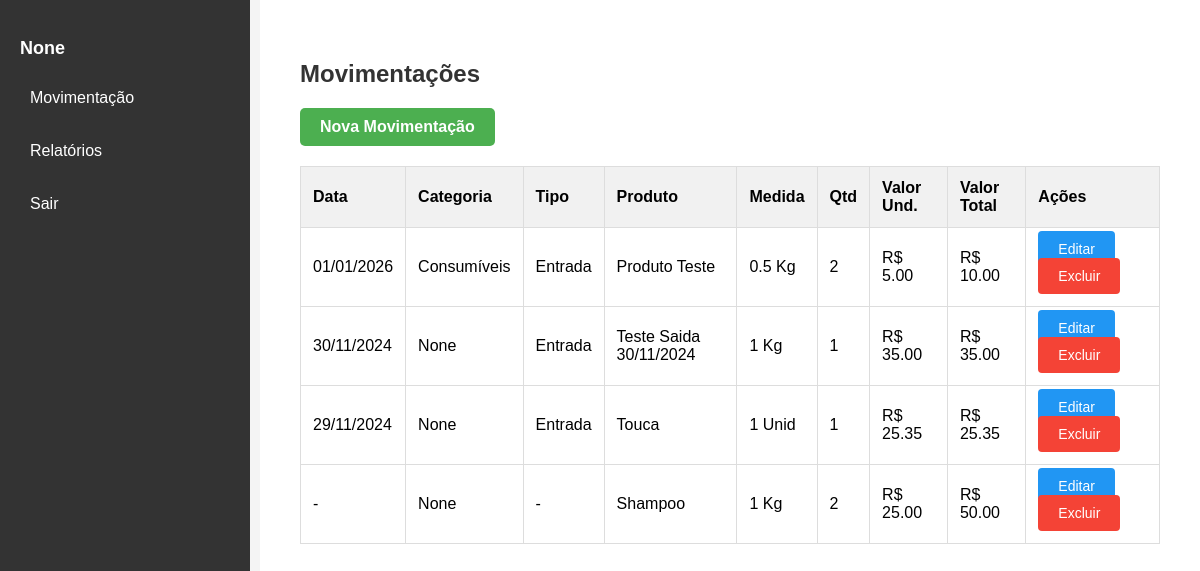
Page /movimentacao on the committed database.
### tables this page shows
CREATE TABLE movimentacoes (
            id INTEGER PRIMARY KEY AUTOINCREMENT,
            produto TEXT NOT NULL,
            marca TEXT NOT NULL,
            tipo_medida TEXT NOT NULL,
            medida TEXT NOT NULL,
            quantidade INTEGER NOT NULL,
            valor_unidade REAL NOT NULL,
            valor_total REAL NOT NULL
        , data_compra DATE, tipo TEXT, categoria TEXT);

### app.py (the view)
@app.route('/movimentacao', methods=['GET', 'POST'])
def movimentacao():
    user_name = session.get('user_name')  # Supondo que o nome do usuário esteja armazenado na sessão
    conexao = sqlite3.connect('banco.db')
    conexao.row_factory = sqlite3.Row  # Aqui configuramos para retornar linhas como dicionários
    cursor = conexao.cursor()
    cursor.execute('SELECT * FROM movimentacoes ORDER BY id DESC')
    movimentacoes = cursor.fetchall()
    conexao.close()  # Fechando a conexão com o banco de dados
    return render_template('movimentacao.html', movimentacoes=movimentacoes, user_name=user_name)

### templates/movimentacao.html (shortened to what this page needs)
<!DOCTYPE html>
<html lang="pt-br">
<head>
    <link rel="stylesheet" href="{{ url_for('static', filename='css/dashboard.css') }}">
</head>
<body class="dashboard-page">
    {% include 'menu.html' %}
    <div class="content">
        <h2>Movimentações</h2>
        <a href="{{ url_for('cadastro_movimentacao') }}" class="btn-new-entry">Nova Movimentação</a>
        <table>
            <thead>
                <tr>
                    <th>Data</th>
                    <th>Categoria</th>
                    <th>Tipo</th>
                    <th>Produto</th>
                    <th>Medida</th>
                    <th>Qtd</th>
                    <th>Valor Und.</th>
                    <th>Valor Total</th>
                    <th>Ações</th>
                </tr>
            </thead>
            <tbody>
                {% for movimentacao in movimentacoes %}
                <tr>
                    <td>
                        {% if movimentacao.data_compra %}
                            {{ movimentacao.data_compra[8:10] + '/' + movimentacao.data_compra[5:7] + '/' + movimentacao.data_compra[0:4] }}
                        {% else %}
                            -
                        {% endif %}
                    </td>
                    <td>{{ movimentacao.categoria }}</td>
                    <td>{% if movimentacao.tipo %}
                            {{ movimentacao.tipo }}
                        {% else %}
                            -
                        {% endif %}
                    </td>
                    <td>{{ movimentacao.produto }}</td>
                    <td>{{ movimentacao.medida }}  {{ movimentacao.tipo_medida }}</td>
                    <td>{{ movimentacao.quantidade }}</td>
                    <td>R$ {{ '%.2f' % movimentacao.valor_unidade }}</td>
                    <td>R$ {{ '%.2f' % movimentacao.valor_total }}</td>
                    <td>
                        <a href="{{ url_for('editar_movimentacao', id=movimentacao.id) }}" class="btn-edit">Editar</a>
                        <form action="{{ url_for('excluir_movimentacao', id=movimentacao.id) }}" method="POST" style="display:inline;">
                            <button type="submit" class="btn-delete">Excluir</button>
                        </form>
                    </td>
                </tr>
                {% endfor %}
            </tbody>
        </table>
    </div>
</body>
</html>

### templates/menu.html (shortened to what this page needs)
<link rel="stylesheet" href="{{ url_for('static', filename='css/menu.css') }}">
<div class="sidebar">
    <h3>{{ user_name }}</h3>
    <ul>
        <li><a href="/movimentacao">Movimentação</a></li>
        <li><a href="/relatorios">Relatórios</a></li>
        <li><a href="/logout">Sair</a></li>
    </ul>
</div>

### static/css/dashboard.css (style rules this page uses)
body.dashboard-page { font-family: Arial, sans-serif; margin: 0; padding: 0; display: flex; height: 100vh; background-color: #f4f4f4; }
.sidebar { background-color: #333; color: #fff; width: 250px; height: 100%; position: fixed; top: 0; left: 0; padding: 20px; box-sizing: border-box; }
.sidebar h3 { color: #fff; font-size: 20px; margin-bottom: 30px; text-transform: capitalize; }
.sidebar ul { list-style: none; padding: 0; }
.sidebar ul li { margin-bottom: 15px; }
.sidebar ul li a { color: #fff; text-decoration: none; font-size: 16px; display: block; padding: 10px; border-radius: 4px; transition: background-color 0.3s; }
.content { margin-left: 260px; padding: 40px; background-color: #fff; width: calc(100% - 260px); box-sizing: border-box; }
h2 { font-size: 24px; color: #333; margin-bottom: 20px; }
table { width: 100%; border-collapse: collapse; }
table th, table td { padding: 12px; text-align: left; border: 1px solid #ddd; }
table th { background-color: #f1f1f1; }
a { text-decoration: none; color: #007bff; }
button { padding: 10px 20px; font-size: 14px; border: none; border-radius: 4px; cursor: pointer; background-color: #f44336; color: white; }
.btn-new-entry { display: inline-block; padding: 10px 20px; margin-bottom: 20px; background-color: #4CAF50; color: white; text-decoration: none; border-radius: 5px; font-weight: bold; }
.btn-edit { padding: 10px 20px; font-size: 14px; border: none; border-radius: 4px; cursor: pointer; background-color: #2196F3; color: white; text-decoration: none; }

### static/css/menu.css (style rules this page uses)
.sidebar { width: 250px; height: 100vh; background-color: #333; color: white; padding: 20px; position: fixed; top: 0; left: 0; font-family: Arial, sans-serif; }
.sidebar h3 { font-size: 18px; margin-bottom: 20px; text-align: none; }
.sidebar ul { list-style-type: none; padding: 0; }
.sidebar ul li { margin: 15px 0; }
.sidebar ul li a { color: white; text-decoration: none; font-size: 16px; display: block; padding: 10px; border-radius: 5px; transition: background-color 0.3s ease; }

### rows in the picture
movimentacoes: data_compra "01/01/2026", categoria "Consumíveis", tipo "Entrada", produto "Produto Teste", medida "0.5", tipo_medida "Kg", quantidade "2", valor_unidade "5.00", valor_total "10.00"
movimentacoes: data_compra "30/11/2024", categoria "None", tipo "Entrada", produto "Teste Saida 30/11/2024", medida "1", tipo_medida "Kg", quantidade "1", valor_unidade "35.00", valor_total "35.00"
movimentacoes: data_compra "29/11/2024", categoria "None", tipo "Entrada", produto "Touca", medida "1", tipo_medida "Unid", quantidade "1", valor_unidade "25.35", valor_total "25.35"
movimentacoes: categoria "None", produto "Shampoo", medida "1", tipo_medida "Kg", quantidade "2", valor_unidade "25.00", valor_total "50.00"

### other values in the picture
{{ user_name }} "None"
